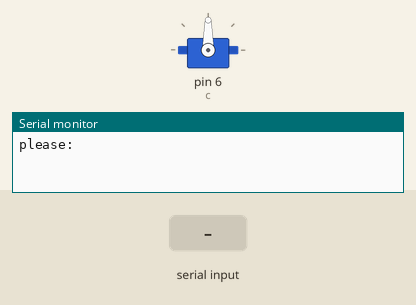
Recording of a sketch running on a simulated Arduino Uno, built with avr-gcc and run on an emulated ATmega328P. Parts: servo, the last lines printed to the serial monitor. Inputs (shaded band) come from the test bench.

Above: at 1.2 s.
1.3 s: "c,45\n" received over Serial
At 2.5 s:
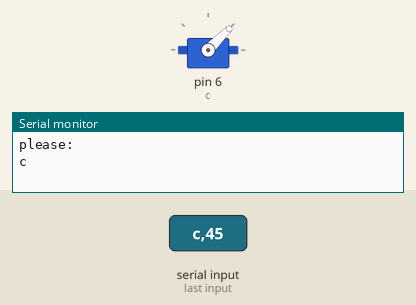
2.8 s: "c" received over Serial
At 4.2 s:
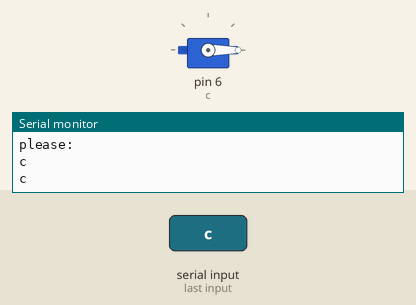
5.3 s: "c90\n" received over Serial
At 6.7 s:
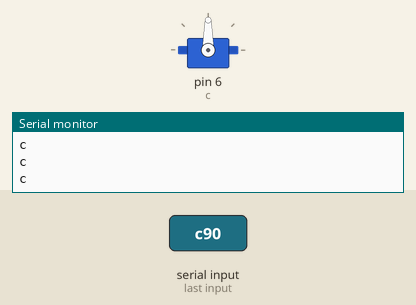
Timing chart, 0 to 8.3 s (numbered marks = the images above; inputs shaded):
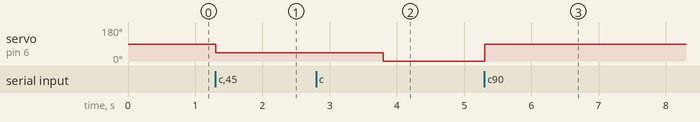

Measured:
- after the input at 1.3 s, servo on pin 6 (c): 90° → 45° at once
- after the input at 2.8 s, servo on pin 6 (c): 45° → 0° after 1.0 s
- after the input at 5.3 s, servo on pin 6 (c): 0° → 90° at once

The sketch:

test1.ino
```cpp
// C++ code
//
#include <Servo.h>
Servo c;
  int dataIn = 0;

void setup()
{
  c.attach(6);

  Serial.begin(9600);
  Serial.println("please:");
}

void loop()
{
  if (Serial.available()){
  char name = Serial.read();
    Serial.println(name);

    int data = Serial.parseInt();

    switch(name){

      case'c':
      c.write(data);
      break;
  }
  }

}
```
